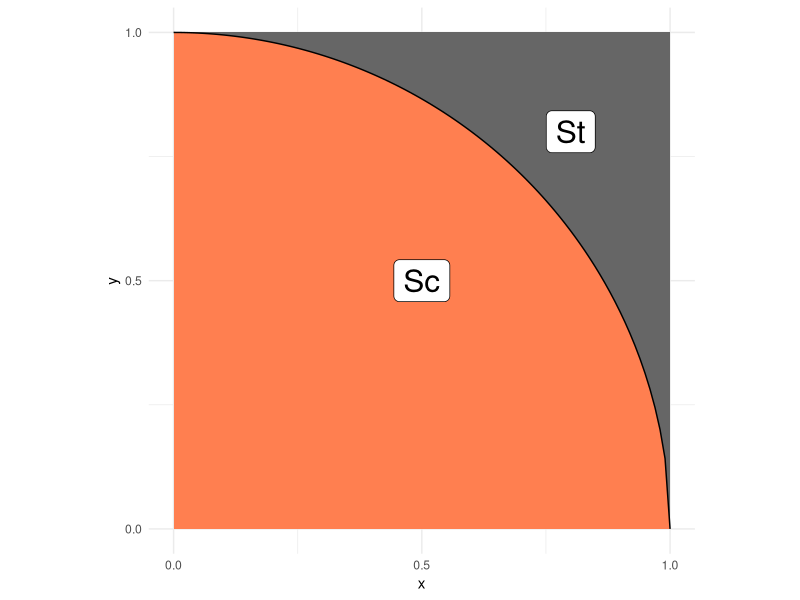
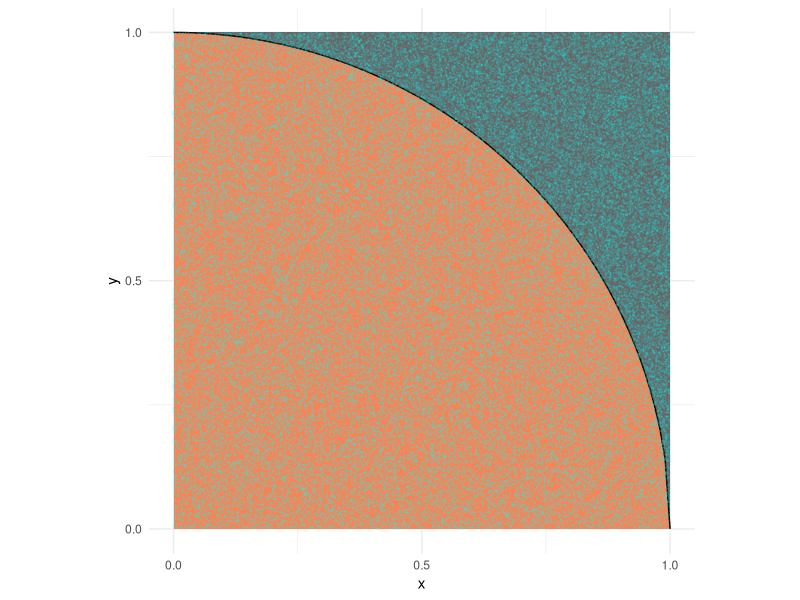

These charts were generated, in order, by the following R code:
## ---- chunk 1
library(tidyverse)
## ---- chunk 2
## NOTE: No need to edit; this visual helps explain the pi estimation scheme
tibble(x = seq(0, 1, length.out = 100)) %>%
  mutate(y = sqrt(1 - x^2)) %>%

  ggplot(aes(x, y)) +
  annotate(
    "rect",
    xmin = 0, ymin = 0, xmax = 1, ymax = 1,
    fill = "grey40",
    size = 1
  ) +
  geom_ribbon(aes(ymin = 0, ymax = y), fill = "coral") +
  geom_line() +
  annotate(
    "label",
    x = 0.5, y = 0.5, label = "Sc",
    size = 8
  ) +
  annotate(
    "label",
    x = 0.8, y = 0.8, label = "St",
    size = 8
  ) +
  scale_x_continuous(breaks = c(0, 1/2, 1)) +
  scale_y_continuous(breaks = c(0, 1/2, 1)) +
  theme_minimal() +
  coord_fixed()
## ---- chunk 3
## TASK: Choose a sample size and generate samples
n <- 100000 # Choose a sample size
df_q1 <- as.data.frame(list(x = runif(n, 0, 1), y = runif(n, 0, 1))) # Generate the data

# Visualize points of generated samples
tibble(x = seq(0, 1, length.out = 100)) %>%
  mutate(y = sqrt(1 - x^2)) %>%

  ggplot(aes(x, y)) +
  annotate(
    "rect",
    xmin = 0, ymin = 0, xmax = 1, ymax = 1,
    fill = "grey40",
    size = 1
  ) +
  geom_ribbon(aes(ymin = 0, ymax = y), fill = "coral") +
  geom_line() +
  geom_point(data = df_q1, aes(x, y), size = 0.1, color = "cyan", alpha = 0.1) +
  scale_x_continuous(breaks = c(0, 1/2, 1)) +
  scale_y_continuous(breaks = c(0, 1/2, 1)) +
  theme_minimal() +
  coord_fixed()
## ---- chunk 4
## TASK: Estimate pi using your data from q1
pi_est <- df_q1 %>% 
  mutate(
    inside = (x^2 + y^2) < 1
  ) %>% 
  summarize(
     inside_mean = mean(inside),
     inside_sd = sd(inside),
     pi_est = inside_mean * 4,
     sample_size = nrow(df_q1)
  )
pi_est
## ---- chunk 5
Zscore <- - qnorm(0.997 / 2)
sigma3_min <- 4 * (pi_est$inside_mean - Zscore * pi_est$inside_sd)
sigma3_max <- 4 * (pi_est$inside_mean + Zscore * pi_est$inside_sd)

sigma3_min
sigma3_max
